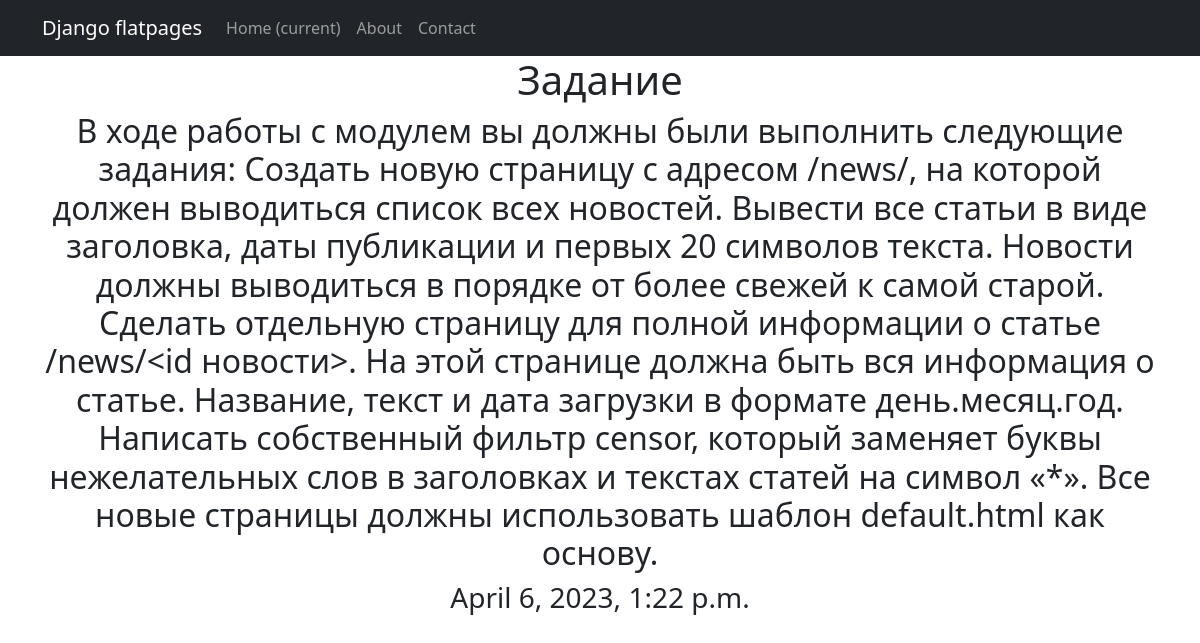
Screenshot of /news/1 with the database file from the repository.
### simpleapp/models.py (models this page shows, shortened)
class Post(models.Model):
    name = models.CharField(
        max_length=50,
        unique=True,
    )
    description = models.TextField()
    createDate = models.DateTimeField(auto_now_add=True)
    category = models.ForeignKey(
        to='Category',
        on_delete=models.CASCADE,
        related_name='posts')

### simpleapp/views.py (the view)
# urls.py: path('<int:pk>', PostDetail.as_view()),
class PostDetail(DetailView):
    model = Post
    template_name = 'post.html'
    context_object_name = 'post'

### simpleapp/templatetags/custom_filters.py (called while the page is built)
@register.filter()
def tsenzor(value):
    bad_words = ['cat', 'dog', 'opinion']
    for i in bad_words:
        value = value.replace(str(i), i[0] + '*' * (len(i) - 1))
    return value

### templates/post.html (shortened to what this page needs)
{% extends 'flatpages/default.html' %}
{% load custom_filters %}
{% block content %}
<h1>{{ post.name|tsenzor }}</h1>
<h2>{{ post.description|tsenzor }}</h2>
<h3>{{ post.createDate }}</h3>
{% endblock content %}

### rows the page displays
Post: name|tsenzor "Задание", description|tsenzor "В ходе работы с модулем вы должны были выполнить следующие задания: Создать новую страницу с адресом /news/, на которой должен выводиться список всех новостей. Вывести все статьи в виде заголовка, даты публикации и первых 20 символов текста. Новости должны выводиться в порядке от более свежей к самой старой. Сделать отдельную страницу для полной информации о статье /news/<id новости>. На этой странице должна быть вся информация о статье. Название, текст и дата загрузки в формате день.месяц.год. Написать собственный фильтр censor, который заменяет буквы нежелательных слов в заголовках и текстах статей на символ «*». Все новые страницы должны использовать шаблон default.html как основу.", createDate "April 6, 2023, 1:22 p.m."
